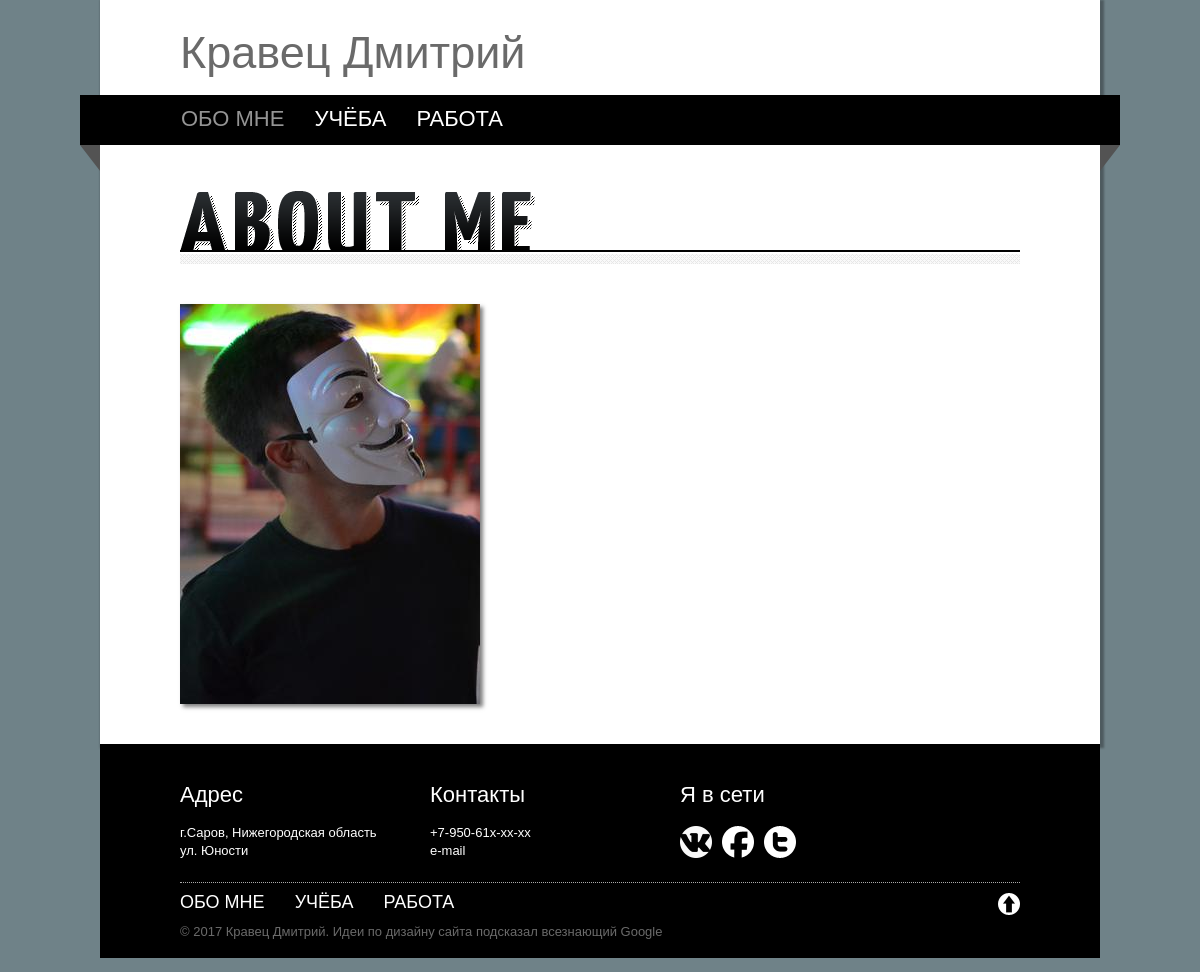
Before: / with the older database file.
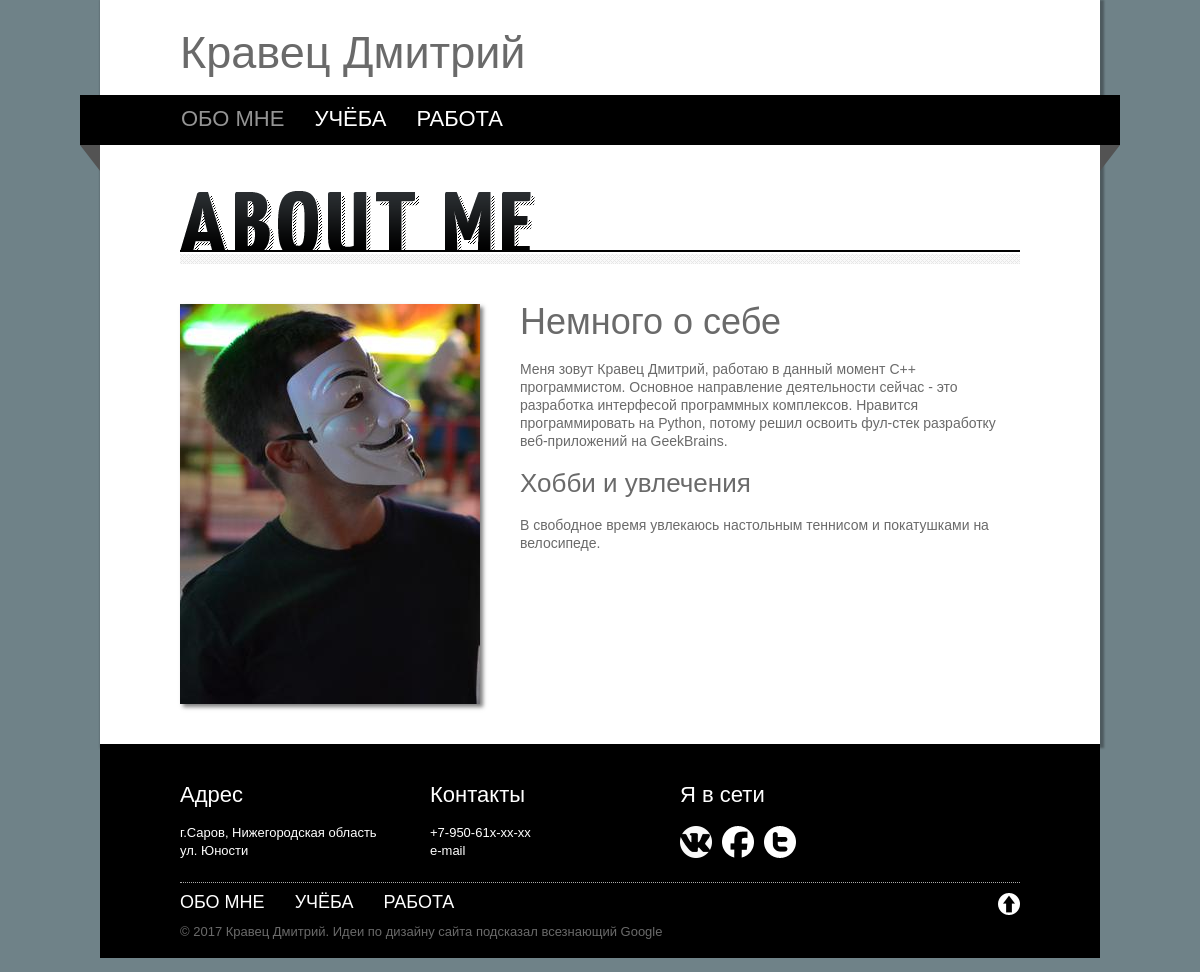
After: the same page with the newer database file.
### mainapp/models.py (models this page shows)
class Index(models.Model):
    description = models.TextField(verbose_name='Обо мне')
    hobby = models.TextField(verbose_name='Хобби')

### mainapp/views.py (the view)
# urls.py: url(r'^$', main, name='index'),
def main(request):
    page = 'index'
    desc = Index.objects.all()
    return render_to_response("index.html", {
        "name": name,
        "surname": surname,
        "desc": desc,
        "page": page
    })

### templates/index.html (shortened to what this page needs)
{% extends "base.html" %}
{% block content %}
    <section id="content">
        <div id="img_about"></div>
        <div id="stripe"></div>
        <div id="about" class="clearfix">
            <div id="img-me"></div>
            {% for d in desc %}
                {% if forloop.counter0 == 0  %}
                <h2>Немного о себе</h2>
                <p> {{ d.description }}</p>
                <h3>Хобби и увлечения</h3>
                <p> {{ d.hobby }}</p>
                {% endif %}
            {% endfor %}
        </div>
    </section>
{% endblock %}

### templates/base.html (shortened to what this page needs)
{% load static from staticfiles %}
<!DOCTYPE html>
<html lang="ru-en">
<head>
    <link rel="stylesheet" type="text/css" href="{% static 'main.css' %}">
</head>
<body>
<div id="main-block">
    <main id="page">
        <div class="innertube">
            <header>
                <h1>{{ surname }} {{ name|title }}</h1>
                <div id="main-nav-menu">
                    <ul id="main-nav">
                        <li class="{% if page == "index" %}current{% endif %}"><a href="{% url 'index' %}">ОБО МНЕ</a>
                        </li>
                        <li class="{% if page == "education" %}current{% endif %}"><a
                                href="{% url 'education' %}">Учёба</a></li>
                        <li class="{% if page == "job" %}current{% endif %}"><a href="{% url 'job' %}">Работа</a></li>
                    </ul>
                </div>
            </header>
            <section id="content">
                {% block content %}
                {% endblock %}
            </section>
        </div>
    </main>
    <footer class="clearfix">
        <section id="footer-innertube">
            <div id="footer-address">
                <h5>Адрес</h5>
                <ul>
                    <li>г.Саров, Нижегородская область</li>
                    <li>ул. Юности</li>
                </ul>
            </div>
            <div id="footer-contact">
                <h5>Контакты</h5>
                <ul>
                    <li>+7-950-61х-хх-хх</li>
                    <li><a href="mailto:fenixsarov@gmail.com">e-mail</a></li>
                </ul>
            </div>
            <div id="footer-socials">
                <h5>Я в сети</h5>
                <ul>
                    <li id="vk-ico"><a href="http://vk.com/fenixsarov" target="_blank"></a></li>
                    <li id="facebook-ico"><a href="https://www.facebook.com/dmitry.kravets.9" target="_blank"></a></li>
                    <li id="twitter-ico"><a href="https://twitter.com/fenixsarov" target="_blank"></a></li>
                </ul>
            </div>
            <ul id="footer-nav">
                <li><a href="{% url 'index' %}">ОБО МНЕ</a></li>
                <li><a href="{% url 'education' %}">УЧЁБА</a></li>
                <li><a href="{% url 'job' %}">РАБОТА</a></li>
            </ul>
            <div id="to-top"><a href="#"></a></div>
            <p>&copy; 2017 Кравец Дмитрий. Идеи по дизайну сайта подсказал всезнающий Google </p>
        </section>
    </footer>
</div>
</body>
</html>

### static/main.css (style rules this page uses)
html, body, div, span, applet, object, iframe, h1, h2, h3, h4, h5, h6, p, blockquote, pre, a, abbr, acronym, address, big, cite, code, del, dfn, em, font, img, ins, kbd, q, s, samp, small, strike, strong, sub, sup, tt, var, dl, dt, dd, ol, ul, li, fieldset, form, label, legend, table, caption, tbody, tfoot, thead, tr, th, td { margin: 0; padding: 0; border: 0; outline: 0; font-weight: inherit; font-style: inherit; font-size: 100%; font-family: inherit; vertical-align: baseline; }
body { background: #6f8288; line-height: 1; color:#6a6a6a; font-family:"Lucida Sans Unicode", "Lucida Grande", Arial, Helvetica, sans-serif; font-size: 13px; font-weight: normal; }
.clearfix:after { content: "."; display: block; height: 0; clear: both; visibility: hidden; }
ul { list-style: none; }
h1 { font-size: 45px; }
h2 { font-size: 36px; }
h3 { font-size: 26px; }
h5 { font-size: 22px; }
h1, h2, h3, h4, h5, h6 { text-rendering: optimizeLegibility; font-family:'Yanone Kaffeesatz', Arial, Helvetica, sans-serif; }
main#page { width: 1000px; margin: 0 auto; padding: 0; background: #fff; }
.innertube { padding: 30px 80px 0 80px; box-shadow: 2px 2px 2px 2px rgba(0,0,0,0.3); }
#content { background: #fff; }
header { margin: 0 0 116px 0; position: relative; }
#main-nav-menu { background-image: url("img/main-nav-bg.png"); width: 1040px; height: 76px; position: absolute; left: -100px; margin: 20px 0 0 0; }
#main-nav { float: left; font-size: 22px; font-family: 'Yanone Kaffeesatz', Arial, Helvetica, sans-serif; margin: 13px 0 0 81px; }
#main-nav li { float: left; padding: 0 0 0 10px; }
#main-nav li a { display: block; text-transform: uppercase; text-decoration: none; color: #fff; padding: 0 10px; }
#main-nav li.current a, #main-nav li.current a:hover { color: #949494; transform: scale(1.0); }
#img_about { float: left; width: 300px; height: 59px; margin: 0 40px 0 0; }
#stripe { background: url("img/stripe.png") repeat-x; height: 14px; width: 100%; margin: 0 0 40px 0; }
#img_about { width: 355px; height: 59px; background-image: url("img/aboutme.png"); }
#about #img-me { float: left; height: 400px; width: 300px; margin: 0 40px 40px 0; box-shadow: 3px 3px 4px rgba(0, 0, 0, 0.5); background-image: url("img/me.jpg"); }
#about p { padding: 20px 0; float: left; width: 500px; font-size: 14px; line-height: 18px; }
footer { background: #000; width: 1000px; margin: 0 auto; }
#footer-innertube { padding: 40px 80px 20px 80px; }
footer h5 { margin-bottom: 20px; }
#footer-address, #footer-contact, #footer-socials { float: left; width: 230px; margin: 0 20px 0 0; color: #fff; }
#footer-address ul li, #footer-contact ul li { margin-bottom: 5px; }
#footer-address ul li a, #footer-contact ul li a, #footer-address ul li a:hover { color: #fff; text-decoration: none; }
#footer-socials ul li { float: left; margin-right: 10px; width: 32px; height: 32px; }
#footer-socials #vk-ico { background-image: url("img/vk.png"); }
#footer-socials #facebook-ico { background-image: url("img/facebook.png"); }
#footer-socials #twitter-ico { background-image: url("img/twitter.png"); }
#footer-nav { font-size: 18px; font-family: 'Yanone Kaffeesatz', Arial, Helvetica, sans-serif; border-top: 1px dotted #aaa; margin: 20px 0 0 0; padding: 10px 0 0 0; }
#footer-nav li { float: left; padding: 0 30px 0 0; }
#footer-nav li a { display: block; text-transform: uppercase; text-decoration: none; color: #fff; }
#footer-innertube p { margin: 10px 0 0 0; }
footer #to-top { float: right; width: 22px; height: 22px; background-image: url("img/top.png"); }

Changed rows visible on the page:
added Index: description "Меня зовут Кравец Дмитрий, работаю в данный момент C++ программистом. Основное направление деятельности сейчас - это разработка интерфесой программных комплексов. Нравится программировать на Python, потому решил освоить фул-стек разработку веб-приложений на GeekBrains.", hobby "В свободное время увлекаюсь настольным теннисом и покатушками на велосипеде."
